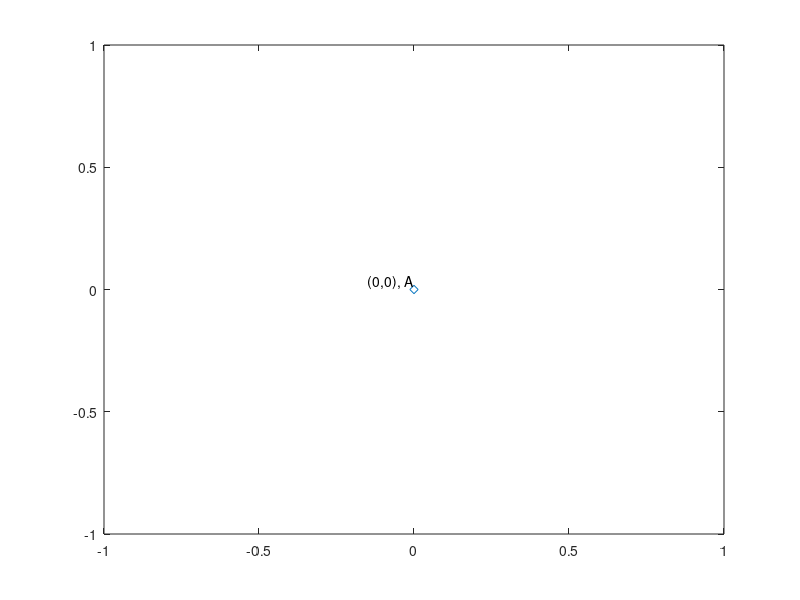

Write MATLAB code to recreate this figure. (Note: this script raises an error after producing the figure.)
% 
S=[0,0;
    -1,-3;
    2,-2;
    2,0;
    1,3;
    5,1];
%S=[randperm(10,10)',randperm(10,10)'];
Alphabet = 'ABCDEFGHIJKLMNOPQRSTUVWXYZ';
SV='A':Alphabet(length(S));
r =2;

%Zero chains
for i=1:length(S)
    grid on
    labels=[['(',num2str(S(i,1)),','],[num2str(S(i,2)),')'],[', ',SV(i)]];
    %labels=[num2str(S(i,1)),num2str(S(i,2))];
    plot(S(i,1),S(i,2),'d')
    text(S(i,1),S(i,2),labels,'VerticalAlignment','bottom','HorizontalAlignment','right')
    circle(S(i,1),S(i,2),r)
    
    hold on
    
end

%Axes Location
ax = gca;
ax.XAxisLocation = 'origin';
ax.YAxisLocation = 'origin';
axis square
% 1-chains
C1=[];

for i=1:length(S)
    for j= i+1:length(S)
        if norm(S(i,:)-S(j,:))<=2*r
            %C2(i,j)= 1;
            C1 =[C1;S(i,:),S(j,:)];
            plot([S(i,1),S(j,1)],[S(i,2),S(j,2)],'-r')
            
            hold on
            
        end
    end
end

del_1=zeros(length(S),length(C1(:,1)));
for i=1:length(S)
    for j=1:size(C1(:,1))
        if all(S(i,:)== C1(j,1:2)) || all(S(i,:)==C1(j,3:4))
            del_1(i,j)=1;
        end
    end
end

%2-chains
C2=[];
for i=1:length(S)
    for j= i+1:length(S)
        for k=j+1:length(S)
            
            
            if norm(S(i,:)-S(j,:))<2*r && norm(S(i,:)-S(k,:))<2*r && norm(S(j,:)-S(k,:))<2*r
                C2 =[C2;S(i,:),S(j,:),S(k,:)];
                pgon = polyshape([S(i,1),S(j,1),S(k,1)],[S(i,2),S(j,2),S(k,2)]);
                plot(pgon)
                hold on
            end
        end
    end
end

del_2=[];
if ~isempty(C2)
    del_2=zeros(length(C1(:,1)),length(C2(:,1)));
    for i=1:length(C1(:,1))
        for j=1:length(C2(:,1))
            if all(C1(i,:)== C2(j,1:4)) || all(C1(i,:)==C2(j,3:6)) || all(C1(i,:)==C2(j,[1,2,5,6]))
                del_2(i,j)=1;
            end
        end
    end
end

%1-cycles
v = zeros(length(C1(:,1)),1);
Z = [];
for i=1:length(C1(:,1))
    for j=i+1:length(C1(:,1))
        for k=j+1:length(C1(:,1))
            v(i)=1;
            v(j)=1;
            v(k)=1;
            
            
            if norm(mod(del_1*v,2))==0
                Z=[Z,v];
            end
            v = zeros(length(C1(:,1)),1);
        end
    end
    
end

if ~isempty(del_2)
    title(['H_0\cong Z_2^',num2str(length(S)-gfrank(del_1,2)),'  H_1\cong Z_2^{',...
        num2str(size(del_1,2)-gfrank(del_1,2)-gfrank(del_2,2)),'}'],'Interpreter','tex')
else
    title(['H_0\cong Z_2^',num2str(length(S)-gfrank(del_1,2))],'Interpreter','tex')
end

function h = circle(x,y,r)
hold on
th = 0:pi/50:2*pi;
xunit = r * cos(th) + x;
yunit = r * sin(th) + y;
h = plot(xunit, yunit);
end